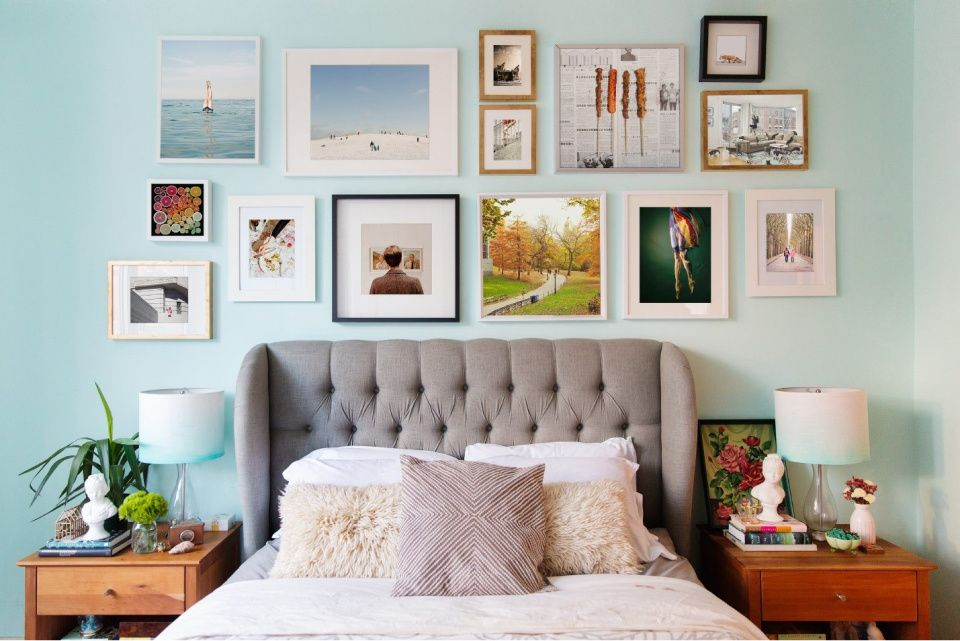
#> input picture img/picture.jpg, 960 x 641 px
$ jupyter execute task_2.ipynb
#> lines starting #> are read from the running program, lines starting #| are printed output that depends on the picture; after the words box and inside, x2 and y2 are one past the last pixel; in counts of white or black regions, pixels touching at a corner belong together; long printed decimals are rounded
[cell 1]
import numpy as np
import cv2 as cv
from matplotlib import pyplot as plt

[cell 2]
img2 = cv.imread('../../img/picture.jpg',cv.IMREAD_GRAYSCALE)
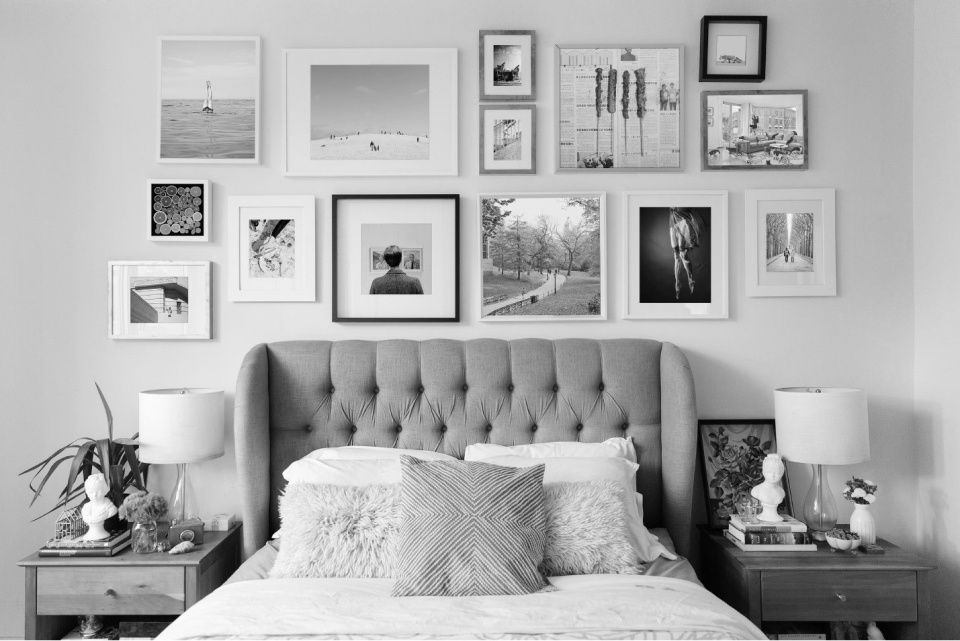
#> img2: shape (641, 960); min 0, max 255, mean 173.2
img1 = cv.imread('../../img/picture_frame2.jpg',cv.IMREAD_GRAYSCALE)
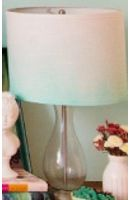
#> input picture img/picture_frame2.jpg, 130 x 200 px
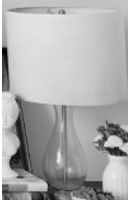
#> img1: shape (200, 130); min 2, max 255, mean 172.9

plt.imshow(img2, cmap="gray")

[cell 3]
MIN_MATCH_COUNT = 10

# Initiate SIFT detector
sift = cv.SIFT_create()
# find the keypoints and descriptors with SIFT
kp1, des1 = sift.detectAndCompute(img1,None)
#> kp1 = 113 keypoints; strongest (x, y, size): (116, 151, 6.9), (125, 141, 3.4), (19, 160, 13.6), (113, 141, 7.6)
kp2, des2 = sift.detectAndCompute(img2,None)
#> kp2 = 2084 keypoints; strongest (x, y, size): (254, 223, 5.5), (201, 186, 3.7), (201, 234, 3.2), (282, 223, 6.8)
FLANN_INDEX_KDTREE = 1
index_params = dict(algorithm = FLANN_INDEX_KDTREE, trees = 5)
search_params = dict(checks = 50)
flann = cv.FlannBasedMatcher(index_params, search_params)
matches = flann.knnMatch(des1,des2,k=2)
#> matches = 113 matches
# store all the good matches as per Lowe's ratio test.
good = []
for m,n in matches:
    if m.distance < 0.7*n.distance:
        good.append(m)
#> this loop made 113 passes
#> after the loop, good = 36 matches

[cell 4]
if len(good)>MIN_MATCH_COUNT:
    src_pts = np.float32([ kp1[m.queryIdx].pt for m in good ]).reshape(-1,1,2)
#> src_pts = 36 rows, first 8: [12.13, 150.8], [15.42, 174.2], [15.99, 174.3], [16.31, 106], [17.06, 139.7], [17.33, 195.3], [17.78, 9.76], [18.27, 100.1]
    dst_pts = np.float32([ kp2[m.trainIdx].pt for m in good ]).reshape(-1,1,2)
#> dst_pts = 36 rows, first 8: [778.7, 499.7], [781.6, 518.5], [781.6, 518.5], [782.4, 465.1], [782.6, 490.7], [782.9, 535.2], [783.4, 389.2], [783.8, 460.3]
    M, mask = cv.findHomography(src_pts, dst_pts, cv.RANSAC,5.0)
#> M = [[0.811, -0.0154, 769.2], [0.0163, 0.775, 381.6], [3.09e-05, -2.03e-05, 1]]; mask = 36 values, max 1 at index 0, min 0 at index 20, mean 0.944
    matchesMask = mask.ravel().tolist()
#> matchesMask has the same summary as mask
    h,w = img1.shape
#> h = 200; w = 130
    print(h, w)
#| 200 130
    pts = np.float32([ [0,0],[0,h-1],[w-1,h-1],[w-1,0] ]).reshape(-1,1,2)
#> pts = [[0, 0], [0, 199], [129, 199], [129, 0]]
    dst = cv.perspectiveTransform(pts,M)
#> dst = [[769.2, 381.6], [769.2, 537.9], [870.8, 537.9], [870.4, 382.2]]
    print(dst)
#| [[[769.201 381.5937 ]]
#|  [[769.2325  537.941  ]]
#|  [[870.8368  537.9011 ]]
#|  [[870.397 382.175]]]
    img2 = cv.polylines(img2,[np.int32(dst)],True,255,3, cv.LINE_4)
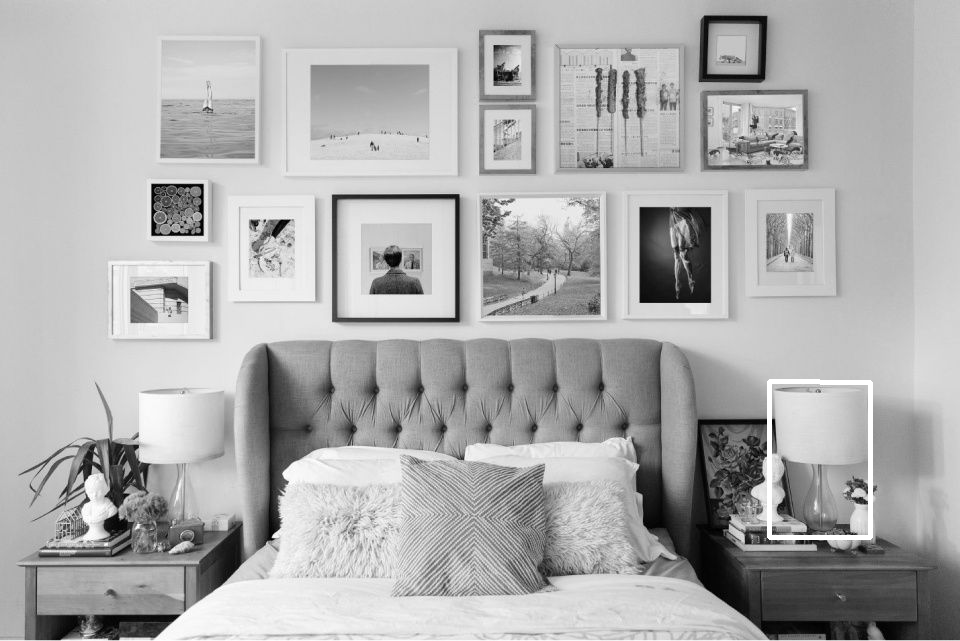
#> img2: shape (641, 960); 0.41% of pixels changed, all inside (x1, y1, x2, y2) = (767, 379, 873, 540)
else:
    print( "Not enough matches are found - {}/{}".format(len(good), MIN_MATCH_COUNT) )
    matchesMask = None

[cell 5]
draw_params = dict(matchColor = (0,255,0), # draw matches in green color
                   singlePointColor = None,
                   matchesMask = matchesMask, # draw only inliers
                   flags = 2)
#> draw_params = 4 items
img3 = cv.drawMatches(img1,kp1,img2,kp2,good,None,**draw_params)
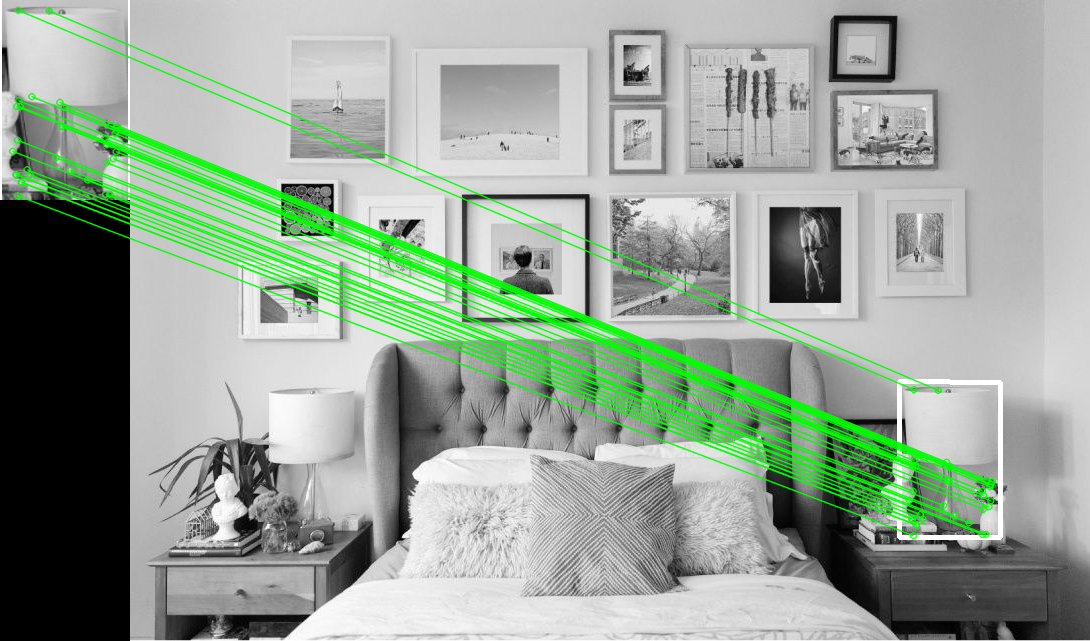
#> img3: shape (641, 1090, 3); mean of channels 0, 1, 2 150.8, 164.1, 150.8; drawn as B, G, R
plt.imshow(img3, 'gray'),plt.show()
